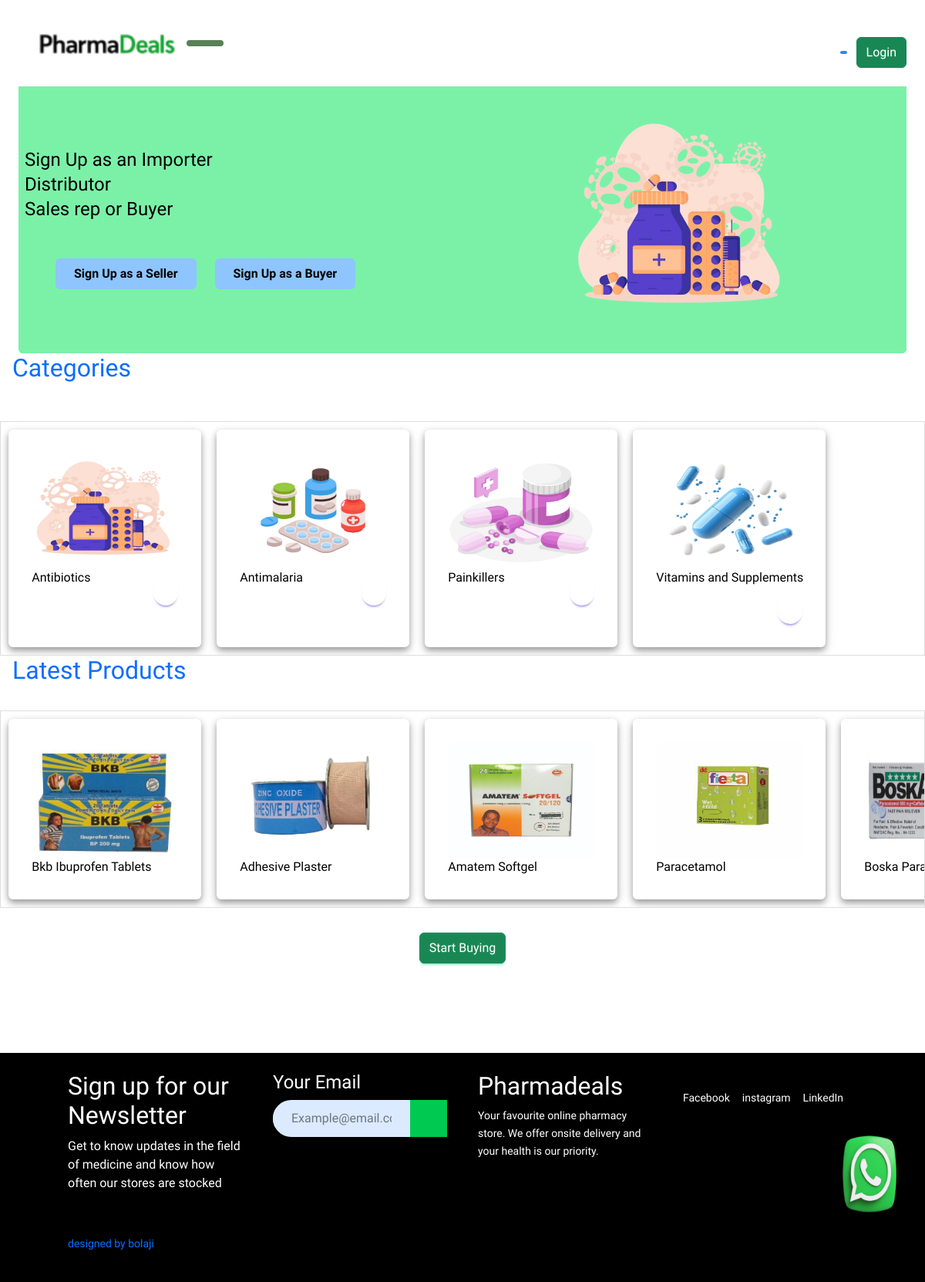
The app's page /, older data.
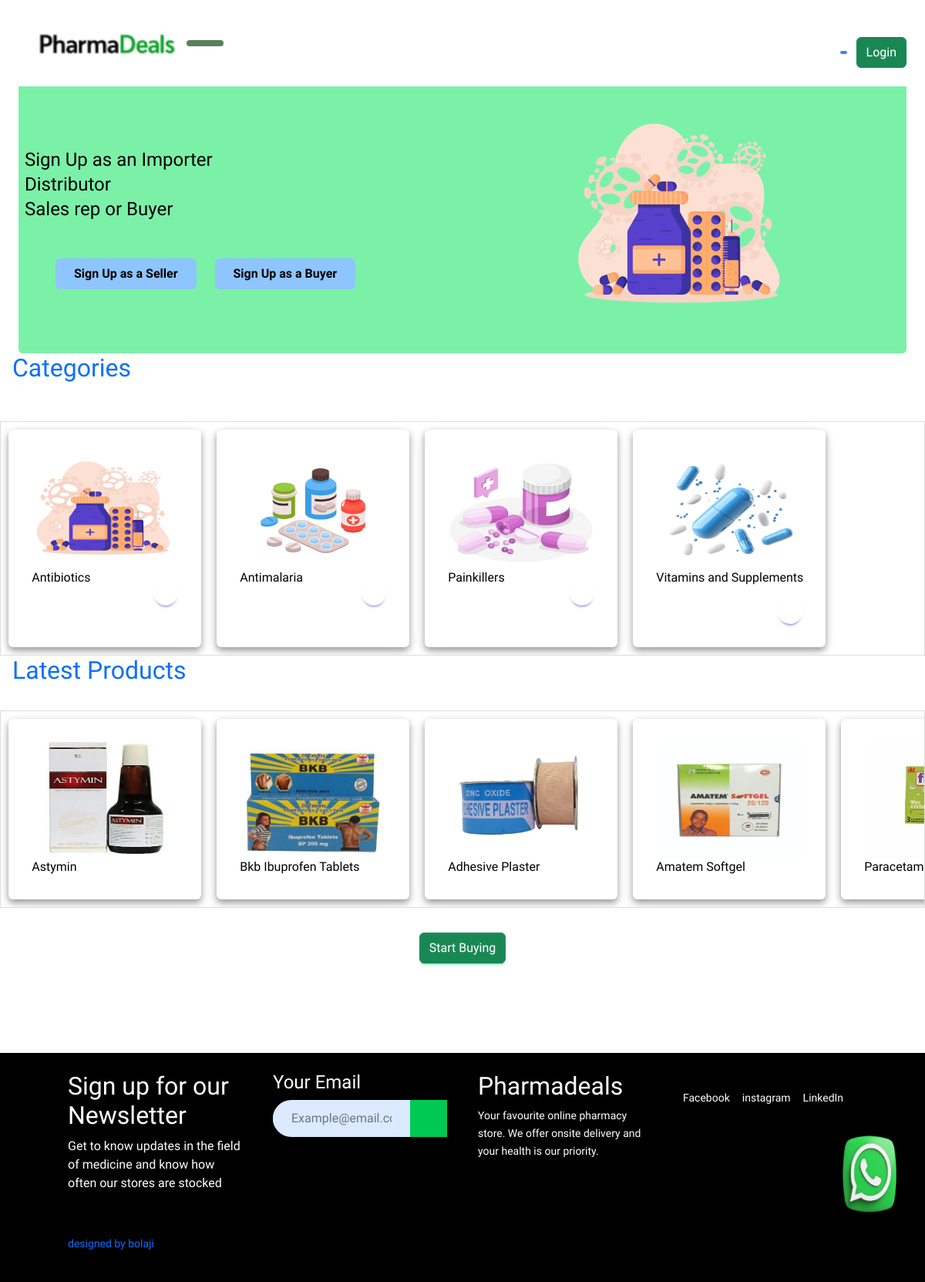
The same page, newer data.
### pharma/models.py (models this page shows, shortened)
class Categories(models.Model):
    category = models.CharField(max_length =100)
    image = models.ImageField(upload_to='pharma/images/', validators=[FileExtensionValidator(['jpg', 'png'])])

class popular(models.Model):
    name = models.ForeignKey(Pharma, on_delete=models.CASCADE)
    views = models.IntegerField(default=0)

class Pharma(models.Model):
    user = models.ForeignKey('auth.User', on_delete=models.CASCADE)
    categor = models.ForeignKey(Categories, on_delete=models.CASCADE, default=1, verbose_name="Category")
    name = models.CharField(max_length=100)
    image = models.ImageField(upload_to='pharma/images/', validators=[FileExtensionValidator(['jpg', 'png', 'jpeg'])])
    description = models.TextField()
    price = models.IntegerField()
    stock = models.IntegerField()
    Approval = models.BooleanField(default=False)
    expiration_date = models.DateField(null=True, blank=True)
    shipping = models.IntegerField(default=0)
    location = models.CharField(max_length=100, default='Ondo State')
    expiration_date = models.DateTimeField(null=True, blank=True)

### pharma/views.py (the view)
# urls.py: path('', views.index, name='index'),
def index(request):
    cate = Categories.objects.all()[:4]
    popular_items = popular.objects.filter(name__Approval=True).order_by('-id')[:8]
    return render(request, 'pharma/home.html', context = {
    "categories": cate,
    "popular_items": popular_items,
}
)

### pharma/templates/pharma/home.html (shortened to what the changed rows need)
{% extends 'pharma/base2.html' %}
{% load static %}
{% load widget_tweaks %}
{% load heroicons %}
{% block content %}
<h2  class="text-1xl font-bold text-left mb-8" style="background:white; margin-bottom: 50px;"><span><a href="{% url 'category' %}" class=" text-1xl ml-4" style='font-family: "Miriam Libre", sans-serif;'>Categories </a></span>
      </span></h2>
<div class="slider-container"  style="background:white;">
    <div class="slider">
        {% for index in categories reversed %}
        <div class="slide-item rounded" style="padding: 20px;" >
          <div class="slide2" >
              <img src="{{ index.image.url }}" alt=""style="width:200px; height:150px;" alt="{{ index.category}}"  loading="lazy">
            <div ="text">
              <a href="categories/{{index.category}}/"   onclick='allUrl("categories/{{index.category}}/#", mainbody)' class="no-redirect" style="" aria-label="{{index.category}}">
              <h9 style="color:#000000;   font-family: 'Miriam Libre', sans-serif; " class=" text-base text-center mb-8">{{ index.category }}</h9>
              </a>
                   <a href="categories/{{index.category}}/"   onclick='allUrl("categories/{{index.category}}/#", mainbody)' class="no-redirect" aria-label="{{index.category}}"> <button class="btn btn-primary btn-lg" style="float: right; justify-content:center; border-radius:20px;  background: none; color: black; border: none;"  aria-label="{{ index.category }}" >
                    </button> </a>
              </div>
          </div>
      </div>
        {% endfor %}
    </div>
</div>
<h2  class="text-1xl font-bold text-left mb-8 mt-14" style="background:white;"><span><a href="{% url 'popular_all' %}" class=" text-1xl ml-4 mt-12" style='font-family: "Miriam Libre", sans-serif;'>Latest Products </a></span>
      </span></h2>
<div class="slider-container mt-8"  style="background:white;">
    <div class="slider">
        {% for item in popular_items %}
        <div class="slide-item rounded" style="padding: 20px;">
          <div class="slide2" >
              <img src="{{ item.name.image.url }}" alt="{{ item.name.name }}"  style="width:200px; height:150px; "   loading="lazy">
            <div ="text">
              <a href="{% url 'item' name=item.name.name  id=item.name.id %}"  onclick='allUrl("{% url 'item' name=item.name.name  id=item.name.id %}", mainbody)' class="no-redirect" style="">
              <h9 style='color:#000000;  font-family: "Miriam Libre", sans-serif; ' class="text-base text-center mb-8">{{ item.name.name }}</h9>
              </a>
              </div>
          </div>
      </div>
        {% endfor %}
    </div>
</div>
{% endblock %}

Row changes from the older to the newer data that the page shows:
no longer on this page (row unchanged): popular: name.image (picture), name.name "Boska…"
added popular: name.image (picture), name.name "Astymin"
